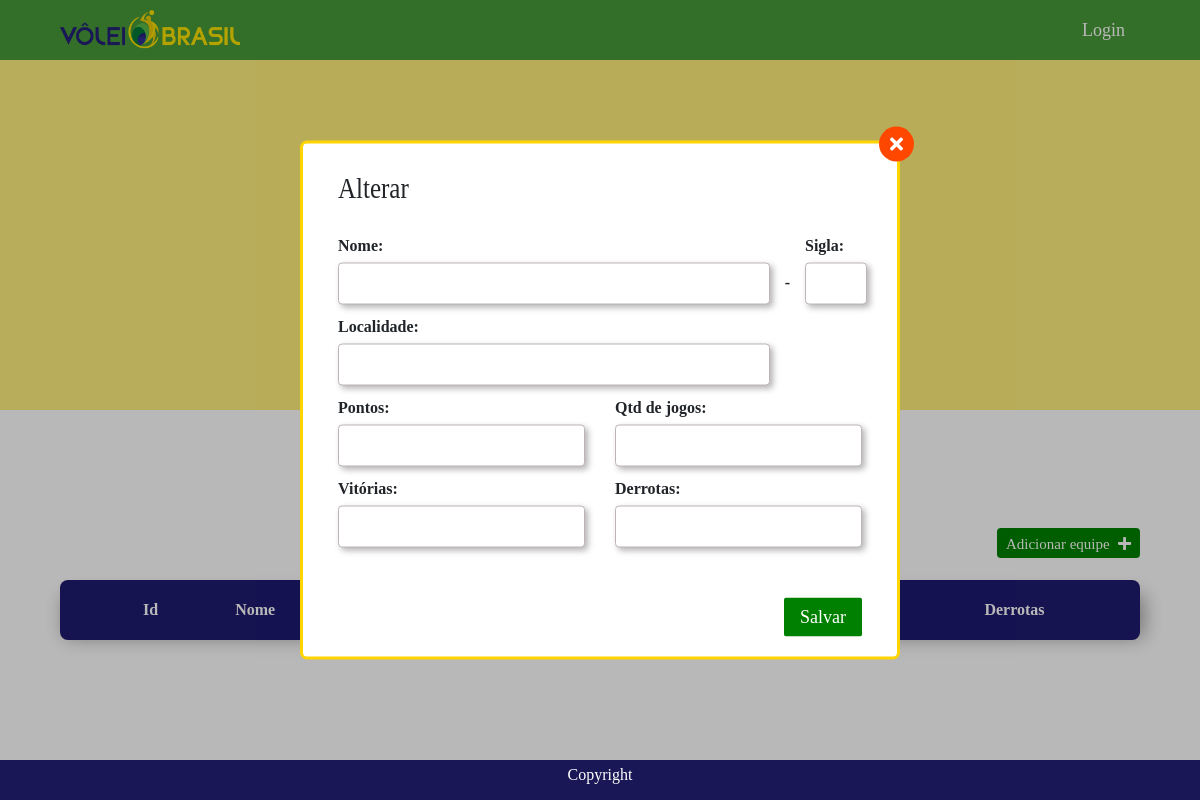
The app's page /admin/alterar/6, older data.
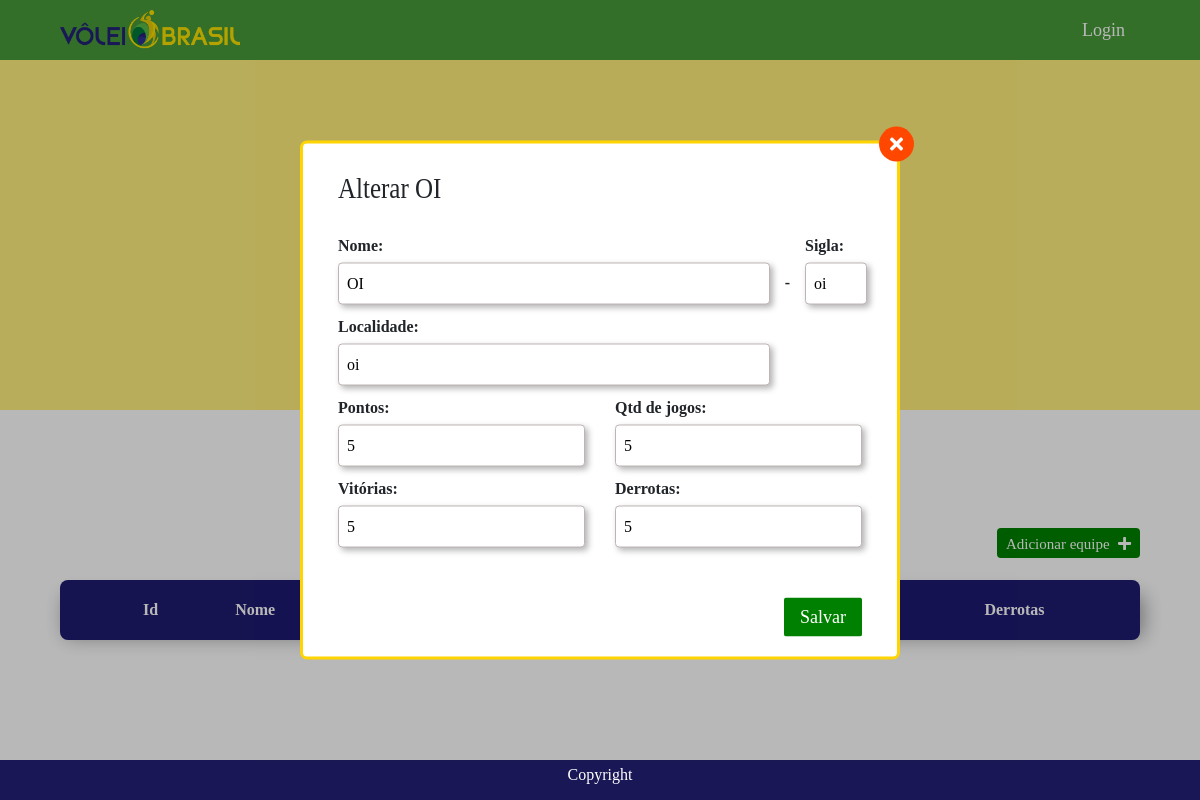
The same page, newer data.
### tables this page shows
CREATE TABLE Equipes (
    Id          INTEGER PRIMARY KEY 
    , Nome        VARCHAR(50) NOT NULL UNIQUE
    , Sigla       VARCHAR(10) NOT NULL UNIQUE
    , Localidade  VARCHAR(100) NOT NULL
    , Pontos INT
    , Jogos INT
    , Vitorias INT
    , Derrotas INT
  	
);

### controller.py (the view, shortened to what this page needs)
@app.route('/admin/alterar/<id_time>', methods=['GET', 'POST'])
def alterar_time(id_time):
    time = get_time(id_time)
    return render_template(
        'parts/update-time.html',
        title='Alterar time',
        time=time
    )

### app.py (called while the page is built)
@app.before_request
def before_request():
    g.db = get_db()
    g.query_db = query_db

@app.teardown_request
def teardown_request(exception):
    db = getattr(g, '_database', None)
    if db is not None:
        db.close()

### dao.py (called while the page is built)
def get_time(time_id):
    return g.query_db(
        '''SELECT * FROM Equipes WHERE Id = ?''',
        [time_id],
        one=True
    )

### db.py (called while the page is built)
def make_dicts(cursor, row):
    return dict((cursor.description[idx][0], value)
                for idx, value in enumerate(row))

def get_db():
    db = getattr(g, '_database', None)
    if db is None:
        db = g._database = sqlite3.connect(DATABASE)
        print(db)
    db.row_factory = make_dicts
    return db

def query_db(query, args=(), one=False):
    print(args)
    cur = get_db().execute(query, args)
    rv = cur.fetchall()
    cur.close()
    return (rv[0] if rv else None) if one else rv

### templates/parts/update-time.html (shortened to what the changed rows need)
<!DOCTYPE html>
<html lang="pt-br">
<head>
    <link rel="stylesheet" href="https://cdnjs.cloudflare.com/ajax/libs/font-awesome/5.13.0/css/all.min.css">
    <link rel="stylesheet" href="./../../static/css/bootstrap.css">
    <link rel="stylesheet" href="./../../static/css/site.css">
</head>
<body>
    <main class="main">
        <section class="home">
            <div class="rank" id="rank">
                <div class="wrapper">
                    <div class="rank__inner">
                        <h2>Ranking</h2>
                        <div class="rank__inner-content">
                            <table class="rank__inner-table table__list" cellspacing="0">
                                <thead>
                                    <tr>
                                        <th></th>
                                        <th></th>
                                        <th>Id</th>
                                        <th>Nome</th>
                                        <th>Sigla</th>
                                        <th>Pontos</th>
                                        <th>Jogos</th>
                                        <th>Vitórias</th>
                                        <th>Derrotas</th>
                                        <th></th>
                                    </tr>
                                </thead>
                            </table>
                        </div>
                    </div>
                </div>
            </div>
        </section>
        <div class="modal">
            <div class="modal__inner">
                <div class="modal__inner-content">
                    <div class="addTime">
                        <h3 class="addTime-title">Alterar {{time['Nome']}}</h3>
                        <form action="" method="POST">
                            <div class="linha">
                                <div class="input-container col-lg-10">
                                    <label for="Nome">Nome:</label>
                                    <input type="text" id="Nome" name="Nome" class="inputForm" title="Nome do time" required value="{{ time['Nome'] }}">
                                </div>
                                <div class="input-container col-lg-2">
                                    <label for="Sigla">Sigla:</label>
                                    <input type="text" id="Sigla" name="Sigla" class="inputForm" title="Sigla do time, entre 2 a 4 letras" maxlength="4" minlength="2" required value="{{ time['Sigla'] }}">
                                </div>
                            </div>
                            <div class="input-container col-lg-10">
                                <label for="Localidade">Localidade:</label>
                                <input type="text" id="Localidade" name="Localidade" class="inputForm" title="Localidade do time" required value="{{ time['Localidade'] }}">
                            </div>
                            <div class="linha">
                                <div class="input-container col-lg-6">
                                    <label for="Pontos">Pontos:</label>
                                    <input type="number" id="Pontos" name="Pontos" class="inputForm" title="Pontuação do time" required value="{{ time['Pontos'] }}">
                                </div>
                                <div class="input-container col-lg-6">
                                    <label for="Jogos">Qtd de jogos:</label>
                                    <input type="number" id="Jogos" name="Jogos" class="inputForm" title="Quantidade de Jogos" required value="{{ time['Jogos'] }}">
                                </div>
                            </div>
                            <div class="linha">
                                <div class="input-container col-lg-6">
                                    <label for="Vitorias">Vitórias:</label>
                                    <input type="number" id="Vitorias" name="Vitorias" class="inputForm" title="Vitórias" required value="{{ time['Vitorias'] }}">
                                </div>
                                <div class="input-container col-lg-6">
                                    <label for="Derrotas">Derrotas:</label>
                                    <input type="number" id="Derrotas" name="Derrotas" class="inputForm" title="Derrotas" required value="{{ time['Derrotas'] }}">
                                </div>
                            </div>
                            <div class="linha">
                            </div>
                        </form>
                    </div>
                </div>
            </div>
        </div>
    </main>
</body>
</html>

Row changes from the older to the newer data that the page shows:
added Equipes: Nome "OI", Sigla "oi", Localidade "oi", Pontos "5", Jogos "5", Vitorias "5", Derrotas "5"
